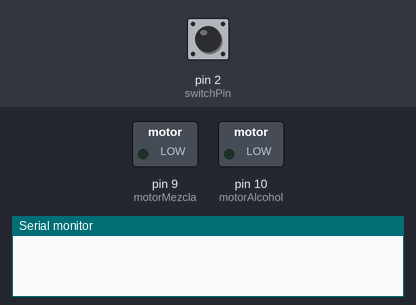
Recording of a sketch running on a simulated Arduino Uno, built with avr-gcc and run on an emulated ATmega328P. On the bench: switched loads named in the sketch (green lamp = pin HIGH), the last lines printed to the serial monitor. The test bench sets the inputs (shaded band); at power-on: pin 2 (switchPin) LOW.

Above: at 1.2 s.
1.3 s: pin 2 (switchPin) pulled HIGH for 0.15 s
At 2.6 s:
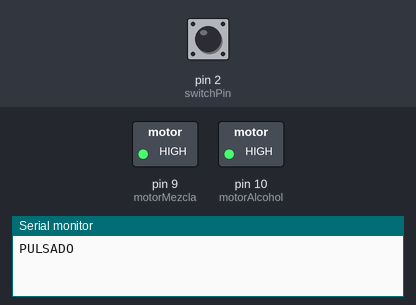
4.4 s: pin 2 (switchPin) pulled HIGH for 1 s
At 9.9 s:
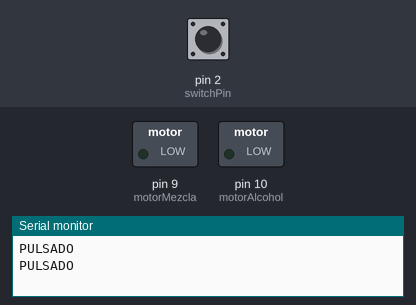
Timing chart, 0 to 11.4 s (numbered marks = the images above; inputs shaded):
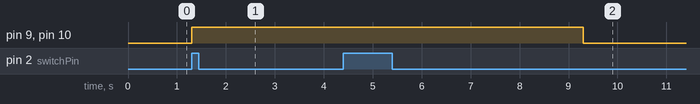

Measured:
- after the input at 1.3 s, pin 9 (motorMezcla), pin 10 (motorAlcohol): LOW → HIGH at once
- after the input at 4.4 s, pin 9 (motorMezcla), pin 10 (motorAlcohol): HIGH → LOW after 4.9 s instead of 0.90 s

The sketch:

bombsandbutton.ino
```cpp
// named constants for the switch and motor pins
const int switchPin = 2; // the number of the switch pin
const int motorMezcla =  9; // the number of the motor pin
const int motorAlcohol =  10; // the number of the motor pin


int switchState = 0;  // variable for reading the switch's status

void setup() {
  // initialize the motor pin as an output:
  pinMode(motorMezcla, OUTPUT);
  pinMode(motorAlcohol, OUTPUT);
  // initialize the switch pin as an input:
  pinMode(switchPin, INPUT);
  Serial.begin(9600);
}

void loop() {
  // read the state of the switch value:
  switchState = digitalRead(switchPin);

  // check if the switch is pressed.
  if (switchState == HIGH) {
    // turn motor on:
    Serial.println("PULSADO");
    digitalWrite(motorMezcla, HIGH);
    digitalWrite(motorAlcohol, HIGH);
    delay(4000);

  } else {
    // turn motor off:
    digitalWrite(motorMezcla, LOW);
    digitalWrite(motorAlcohol, LOW);
  }
}
```
